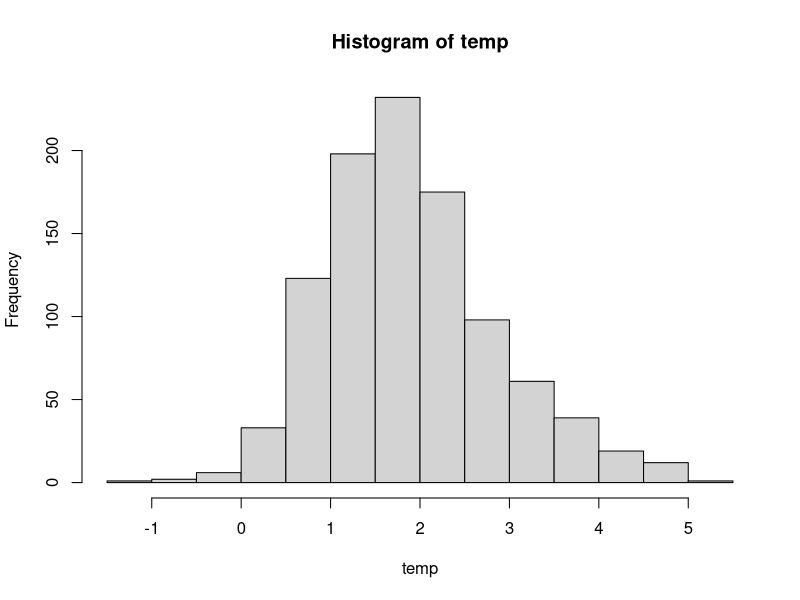

Here is the R script that generated this plot:
## ---- chunk 1
rm(list=ls())
set.seed(999123)
x = c(1,1.5,2,3,4,4.5,5,5.5,6,6.5,7,8,9,10,11,12,13,14,15)
y = c(6.3,11.1,20,24,26.1,30,33.8,34.0,38.1,39.9,42,46.1,53.1,52,52.5,48,42.8,27.8,21.9)
   n=length(y)
   temp=NULL
   for (i in 1:1000){
    lm.out = lm(y~x,subset=sample(1:n,n,replace=T))
    beta1hat = coef(lm.out)[2]
    temp[i] = beta1hat
   }
## ---- chunk 2
hist(temp)
## ---- chunk 3
quantile(temp,probs=c(.05,.95))
## ---- chunk 4
var(temp)
## ---- chunk 5
rm(list=ls())
set.seed(999123)
x = c(1,1.5,2,3,4,4.5,5,5.5,6,6.5,7,8,9,10,11,12,13,14,15)
y = c(6.3,11.1,20,24,26.1,30,33.8,34.0,38.1,39.9,42,46.1,53.1,52,52.5,48,42.8,27.8,21.9)
data = data.frame(x=x,y=y)
library(boot)
beta1hat =function(data,i){
  x=x[i]
  y=y[i]
  lmout=lm(y~x)
  beta1hat=coef(lmout)[2]
  return(beta1hat)
}
boot(data,beta1hat,R=10)
boot(data,beta1hat,R=10)
boot(data,beta1hat,R=10)
boot(data,beta1hat,R=10)
boot(data,beta1hat,R=10)
boot(data,beta1hat,R=10)
boot(data,beta1hat,R=10)
boot(data,beta1hat,R=10)
boot(data,beta1hat,R=10)
boot(data,beta1hat,R=10)
## ---- chunk 6
boot(data,beta1hat,R=100)
boot(data,beta1hat,R=100)
boot(data,beta1hat,R=100)
boot(data,beta1hat,R=100)
boot(data,beta1hat,R=100)
boot(data,beta1hat,R=100)
boot(data,beta1hat,R=100)
boot(data,beta1hat,R=100)
boot(data,beta1hat,R=100)
boot(data,beta1hat,R=100)
## ---- chunk 7
boot(data,beta1hat,R=1000)
boot(data,beta1hat,R=1000)
boot(data,beta1hat,R=1000)
boot(data,beta1hat,R=1000)
boot(data,beta1hat,R=1000)
boot(data,beta1hat,R=1000)
boot(data,beta1hat,R=1000)
boot(data,beta1hat,R=1000)
boot(data,beta1hat,R=1000)
boot(data,beta1hat,R=1000)
